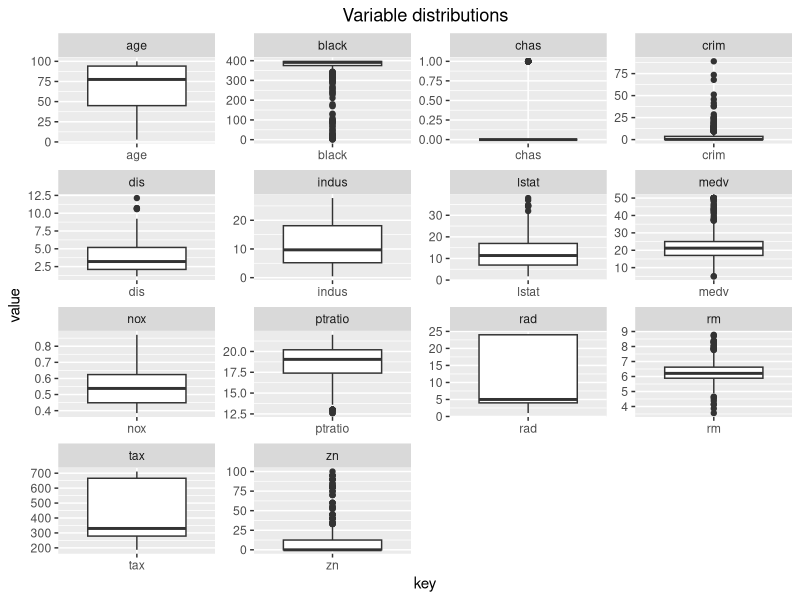
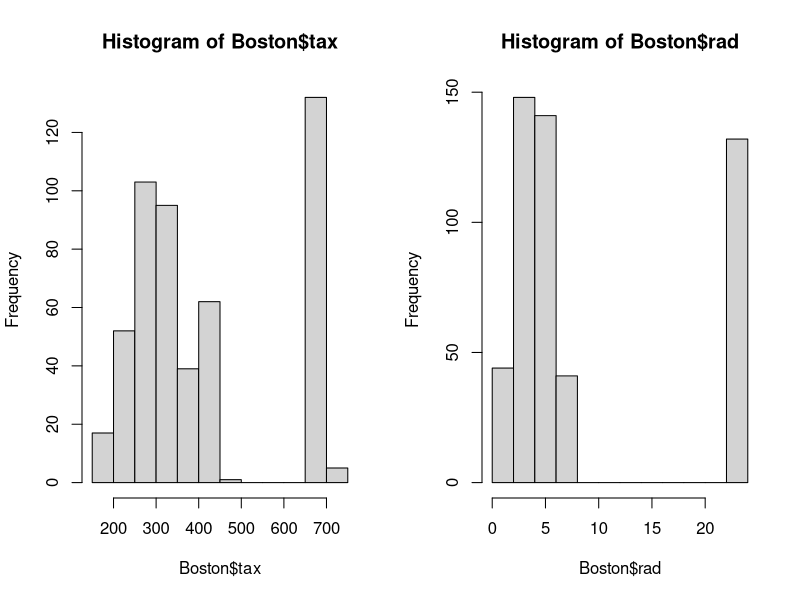
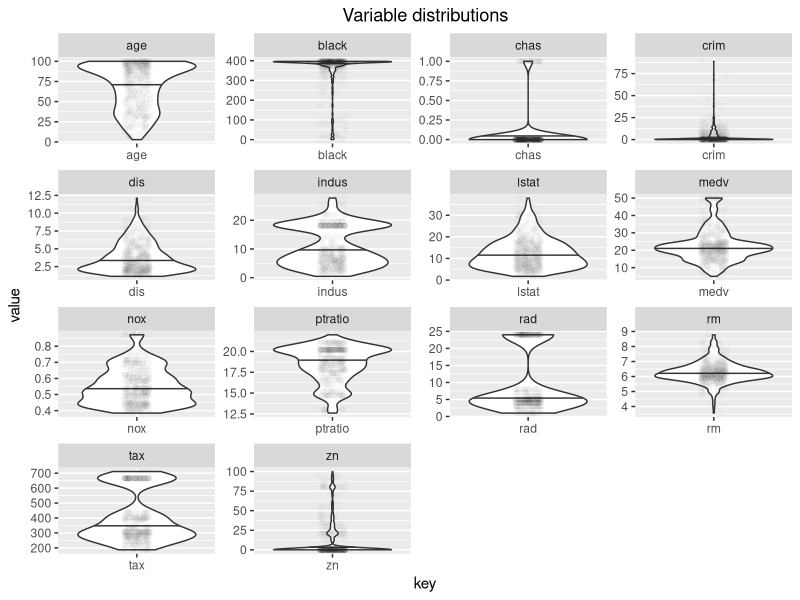
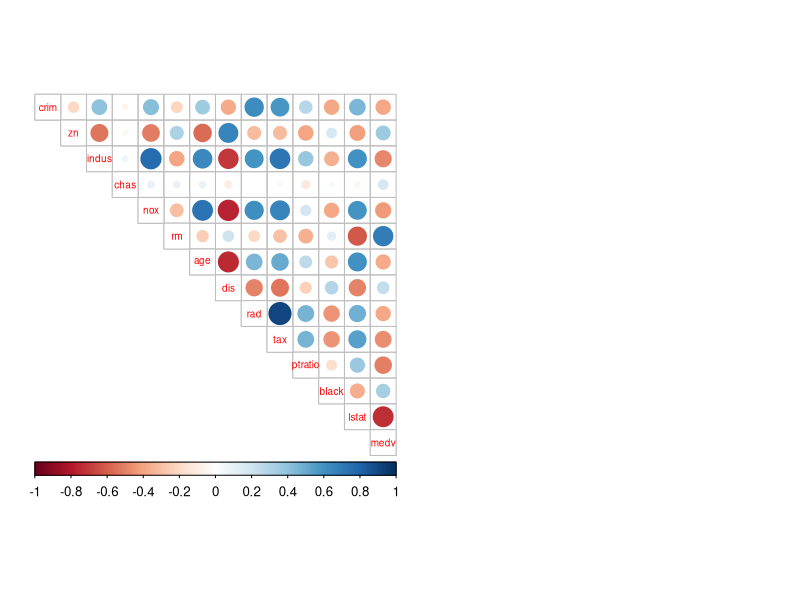

Reproduce these figures in R, in order.
## ---- chunk 1
library(MASS)
library(corrplot)
library(dplyr)
library(tidyr)
library(ggplot2)
## ---- chunk 2
data("Boston")
str(Boston)
## ---- chunk 3
dim(gather(Boston))
gather(Boston) %>% ggplot(aes(key,value)) + facet_wrap("key", scales = "free") + geom_boxplot() + ggtitle("Variable distributions") + theme(plot.title = element_text(hjust=0.5)) #geom_boxplot() defines that the desired type is boxplot, and we need to change the first argument into aes(x,y) to define that we want to show distribution of values in each variable (key)
summary(Boston)
## ---- chunk 4
par(mfrow=c(1,2))
hist(Boston$tax)
hist(Boston$rad)
## ---- chunk 5
gather(Boston) %>% ggplot(aes(key,value)) + facet_wrap("key", scales = "free") + geom_violin(draw_quantiles = c(0.5)) + ggtitle("Variable distributions") + theme(plot.title = element_text(hjust=0.5)) + geom_point(position = position_jitter(0.1),alpha=0.01) #changed geom_boxplot into a geom_violin (with dra_quantiles() specifying that I want to draw a median), and added geom_points to show that I want to show points on top of the distributions (position_jitter spreads the points to make them more visible, and alpha adds transparency so that the points don't steal the show from distributions)

## ---- chunk 6
cor_matrix <- cor(Boston)
corrplot(cor_matrix,method = "circle",type="upper",cl.pos = "b",tl.pos = "d",tl.cex = 0.6)
## ---- chunk 7
boston_scaled <- scale(Boston)
summary(boston_scaled)
boston_scaled <- as.data.frame(boston_scaled)
## ---- chunk 8
bins <- quantile(boston_scaled$crim) #vector defining the cutting values for different categories of crime
crime <- cut(boston_scaled$crim, breaks = bins, include.lowest = TRUE, labels = c("low", "med_low", "med_high", "high")) #create new variables crime into boston_scaled, with selected names of categories
boston_scaled <- dplyr::select(boston_scaled, -crim) #remove original crim from data
boston_scaled <- data.frame(boston_scaled, crime) #add new crime into data
## ---- chunk 9
n <- nrow(boston_scaled)
ind <- sample(n,  size = n * 0.8) #choose randomly 80% of rows (these will be in the training data set)
train <- boston_scaled[ind,]
test <- boston_scaled[-ind,] #testing dataset consists of all rows not selected for the training
